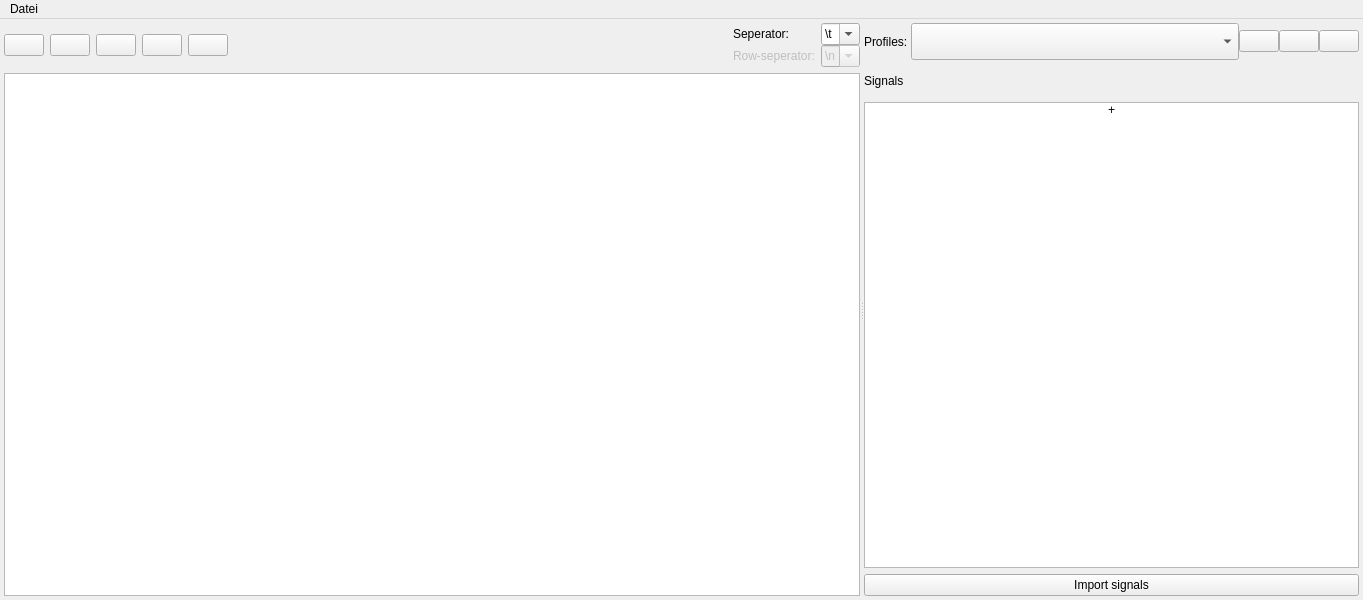
<?xml version="1.0" encoding="UTF-8"?>
<ui version="4.0">
 <class>CSVEditor</class>
 <widget class="QMainWindow" name="CSVEditor">
  <property name="geometry">
   <rect>
    <x>0</x>
    <y>0</y>
    <width>1363</width>
    <height>600</height>
   </rect>
  </property>
  <property name="windowTitle">
   <string>CSV Editor</string>
  </property>
  <widget class="QWidget" name="centralwidget">
   <layout class="QVBoxLayout" name="verticalLayout_3">
    <property name="spacing">
     <number>4</number>
    </property>
    <property name="leftMargin">
     <number>4</number>
    </property>
    <property name="topMargin">
     <number>4</number>
    </property>
    <property name="rightMargin">
     <number>4</number>
    </property>
    <property name="bottomMargin">
     <number>4</number>
    </property>
    <item>
     <widget class="QSplitter" name="splitter">
      <property name="orientation">
       <enum>Qt::Horizontal</enum>
      </property>
      <widget class="QWidget" name="layoutWidget">
       <layout class="QVBoxLayout" name="verticalLayout">
        <item>
         <layout class="QHBoxLayout" name="grid">
          <item>
           <widget class="QPushButton" name="pushAddRow">
            <property name="toolTip">
             <string>Insert row</string>
            </property>
            <property name="text">
             <string/>
            </property>
            <property name="icon">
             <iconset>
              <normaloff>icons/add_row.png</normaloff>icons/add_row.png</iconset>
            </property>
            <property name="iconSize">
             <size>
              <width>30</width>
              <height>30</height>
             </size>
            </property>
           </widget>
          </item>
          <item>
           <widget class="QPushButton" name="pushDeleteRow">
            <property name="toolTip">
             <string>Remove row</string>
            </property>
            <property name="text">
             <string/>
            </property>
            <property name="icon">
             <iconset>
              <normaloff>icons/delete_row.png</normaloff>icons/delete_row.png</iconset>
            </property>
            <property name="iconSize">
             <size>
              <width>30</width>
              <height>30</height>
             </size>
            </property>
           </widget>
          </item>
          <item>
           <widget class="QPushButton" name="pushAddColumn">
            <property name="toolTip">
             <string>Add column</string>
            </property>
            <property name="text">
             <string/>
            </property>
            <property name="icon">
             <iconset>
              <normaloff>icons/add_column.png</normaloff>icons/add_column.png</iconset>
            </property>
            <property name="iconSize">
             <size>
              <width>30</width>
              <height>30</height>
             </size>
            </property>
           </widget>
          </item>
          <item>
           <widget class="QPushButton" name="pushDeleteColumn">
            <property name="toolTip">
             <string>Remove column</string>
            </property>
            <property name="text">
             <string/>
            </property>
            <property name="icon">
             <iconset>
              <normaloff>icons/delete_column.png</normaloff>icons/delete_column.png</iconset>
            </property>
            <property name="iconSize">
             <size>
              <width>30</width>
              <height>30</height>
             </size>
            </property>
           </widget>
          </item>
          <item>
           <widget class="QPushButton" name="pushSwapXY">
            <property name="toolTip">
             <string>Swap X/Y</string>
            </property>
            <property name="text">
             <string/>
            </property>
            <property name="icon">
             <iconset>
              <normaloff>icons/swap.png</normaloff>icons/swap.png</iconset>
            </property>
            <property name="iconSize">
             <size>
              <width>30</width>
              <height>30</height>
             </size>
            </property>
            <property name="checkable">
             <bool>true</bool>
            </property>
           </widget>
          </item>
          <item>
           <spacer name="horizontalSpacer">
            <property name="orientation">
             <enum>Qt::Horizontal</enum>
            </property>
            <property name="sizeHint" stdset="0">
             <size>
              <width>40</width>
              <height>20</height>
             </size>
            </property>
           </spacer>
          </item>
          <item>
           <widget class="QLabel" name="csvInfoLabel">
            <property name="palette">
             <palette>
              <active>
               <colorrole role="Text">
                <brush brushstyle="SolidPattern">
                 <color alpha="255">
                  <red>170</red>
                  <green>0</green>
                  <blue>0</blue>
                 </color>
                </brush>
               </colorrole>
              </active>
              <inactive>
               <colorrole role="Text">
                <brush brushstyle="SolidPattern">
                 <color alpha="255">
                  <red>170</red>
                  <green>0</green>
                  <blue>0</blue>
                 </color>
                </brush>
               </colorrole>
              </inactive>
              <disabled>
               <colorrole role="Text">
                <brush brushstyle="SolidPattern">
                 <color alpha="255">
                  <red>120</red>
                  <green>120</green>
                  <blue>120</blue>
                 </color>
                </brush>
               </colorrole>
              </disabled>
             </palette>
            </property>
            <property name="text">
             <string/>
            </property>
           </widget>
          </item>
          <item>
           <layout class="QGridLayout" name="gridLayout">
            <property name="leftMargin">
             <number>0</number>
            </property>
            <property name="verticalSpacing">
             <number>0</number>
            </property>
            <item row="0" column="2">
             <widget class="QComboBox" name="columnDivComboBox">
              <property name="editable">
               <bool>true</bool>
              </property>
              <item>
               <property name="text">
                <string>\t</string>
               </property>
              </item>
              <item>
               <property name="text">
                <string>,</string>
               </property>
              </item>
              <item>
               <property name="text">
                <string/>
               </property>
              </item>
              <item>
               <property name="text">
                <string>;</string>
               </property>
              </item>
              <item>
               <property name="text">
                <string>\n</string>
               </property>
              </item>
             </widget>
            </item>
            <item row="0" column="0">
             <widget class="QLabel" name="label_3">
              <property name="text">
               <string>Seperator:</string>
              </property>
             </widget>
            </item>
            <item row="1" column="0">
             <widget class="QLabel" name="label_4">
              <property name="enabled">
               <bool>false</bool>
              </property>
              <property name="text">
               <string>Row-seperator:</string>
              </property>
             </widget>
            </item>
            <item row="1" column="2">
             <widget class="QComboBox" name="rowDivComboBox">
              <property name="enabled">
               <bool>false</bool>
              </property>
              <property name="editable">
               <bool>true</bool>
              </property>
              <item>
               <property name="text">
                <string>\n</string>
               </property>
              </item>
              <item>
               <property name="text">
                <string>\t</string>
               </property>
              </item>
              <item>
               <property name="text">
                <string>;</string>
               </property>
              </item>
              <item>
               <property name="text">
                <string>,</string>
               </property>
              </item>
              <item>
               <property name="text">
                <string/>
               </property>
              </item>
             </widget>
            </item>
           </layout>
          </item>
         </layout>
        </item>
        <item>
         <widget class="QTableView" name="tableView">
          <attribute name="verticalHeaderStretchLastSection">
           <bool>true</bool>
          </attribute>
         </widget>
        </item>
       </layout>
      </widget>
      <widget class="QWidget" name="layoutWidget">
       <layout class="QVBoxLayout" name="verticalLayout_2">
        <item>
         <layout class="QHBoxLayout" name="horizontalLayout">
          <property name="spacing">
           <number>0</number>
          </property>
          <property name="topMargin">
           <number>0</number>
          </property>
          <item>
           <widget class="QLabel" name="label_2">
            <property name="text">
             <string>Profiles: </string>
            </property>
           </widget>
          </item>
          <item>
           <widget class="QComboBox" name="profileComboBox">
            <property name="sizePolicy">
             <sizepolicy hsizetype="Expanding" vsizetype="Fixed">
              <horstretch>0</horstretch>
              <verstretch>0</verstretch>
             </sizepolicy>
            </property>
            <property name="minimumSize">
             <size>
              <width>0</width>
              <height>37</height>
             </size>
            </property>
           </widget>
          </item>
          <item>
           <widget class="QPushButton" name="loadProfileButton">
            <property name="sizePolicy">
             <sizepolicy hsizetype="Maximum" vsizetype="Fixed">
              <horstretch>0</horstretch>
              <verstretch>0</verstretch>
             </sizepolicy>
            </property>
            <property name="text">
             <string/>
            </property>
            <property name="icon">
             <iconset>
              <normaloff>icons/open_profile.png</normaloff>icons/open_profile.png</iconset>
            </property>
            <property name="iconSize">
             <size>
              <width>30</width>
              <height>30</height>
             </size>
            </property>
           </widget>
          </item>
          <item>
           <widget class="QPushButton" name="addProfileButton">
            <property name="sizePolicy">
             <sizepolicy hsizetype="Maximum" vsizetype="Fixed">
              <horstretch>0</horstretch>
              <verstretch>0</verstretch>
             </sizepolicy>
            </property>
            <property name="text">
             <string/>
            </property>
            <property name="icon">
             <iconset>
              <normaloff>icons/add.png</normaloff>icons/add.png</iconset>
            </property>
            <property name="iconSize">
             <size>
              <width>30</width>
              <height>30</height>
             </size>
            </property>
           </widget>
          </item>
          <item>
           <widget class="QPushButton" name="removeProfileButton">
            <property name="sizePolicy">
             <sizepolicy hsizetype="Maximum" vsizetype="Fixed">
              <horstretch>0</horstretch>
              <verstretch>0</verstretch>
             </sizepolicy>
            </property>
            <property name="text">
             <string/>
            </property>
            <property name="icon">
             <iconset>
              <normaloff>icons/remove.png</normaloff>icons/remove.png</iconset>
            </property>
            <property name="iconSize">
             <size>
              <width>30</width>
              <height>30</height>
             </size>
            </property>
           </widget>
          </item>
         </layout>
        </item>
        <item>
         <widget class="QLabel" name="label">
          <property name="minimumSize">
           <size>
            <width>0</width>
            <height>30</height>
           </size>
          </property>
          <property name="text">
           <string>Signals</string>
          </property>
         </widget>
        </item>
        <item>
         <widget class="QListWidget" name="signalListWidget">
          <item>
           <property name="text">
            <string>+</string>
           </property>
           <property name="textAlignment">
            <set>AlignCenter</set>
           </property>
          </item>
         </widget>
        </item>
        <item>
         <widget class="QPushButton" name="importButton">
          <property name="text">
           <string>Import signals</string>
          </property>
         </widget>
        </item>
       </layout>
      </widget>
     </widget>
    </item>
   </layout>
  </widget>
  <widget class="QMenuBar" name="menubar">
   <property name="geometry">
    <rect>
     <x>0</x>
     <y>0</y>
     <width>1363</width>
     <height>26</height>
    </rect>
   </property>
   <widget class="QMenu" name="menuDatei">
    <property name="title">
     <string>Datei</string>
    </property>
    <property name="icon">
     <iconset>
      <normaloff>icons/menu.png</normaloff>icons/menu.png</iconset>
    </property>
    <addaction name="pushButtonLoad"/>
    <addaction name="pushButtonWrite"/>
    <addaction name="separator"/>
    <addaction name="pushButtonPreview"/>
    <addaction name="pushButtonPrint"/>
    <addaction name="separator"/>
    <addaction name="pushClear"/>
   </widget>
   <addaction name="menuDatei"/>
  </widget>
  <action name="pushButtonLoad">
   <property name="text">
    <string>Open CSV</string>
   </property>
  </action>
  <action name="pushClear">
   <property name="text">
    <string>Close CSV file</string>
   </property>
  </action>
  <action name="pushButtonWrite">
   <property name="text">
    <string>Save as CSV</string>
   </property>
  </action>
  <action name="pushButtonPreview">
   <property name="text">
    <string>Print-Preview</string>
   </property>
  </action>
  <action name="pushButtonPrint">
   <property name="text">
    <string>Print</string>
   </property>
  </action>
 </widget>
 <tabstops>
  <tabstop>pushAddRow</tabstop>
  <tabstop>pushDeleteRow</tabstop>
  <tabstop>pushAddColumn</tabstop>
  <tabstop>pushDeleteColumn</tabstop>
  <tabstop>pushSwapXY</tabstop>
  <tabstop>columnDivComboBox</tabstop>
  <tabstop>rowDivComboBox</tabstop>
  <tabstop>tableView</tabstop>
  <tabstop>profileComboBox</tabstop>
  <tabstop>loadProfileButton</tabstop>
  <tabstop>addProfileButton</tabstop>
  <tabstop>removeProfileButton</tabstop>
  <tabstop>signalListWidget</tabstop>
  <tabstop>importButton</tabstop>
 </tabstops>
 <resources/>
 <connections/>
</ui>
